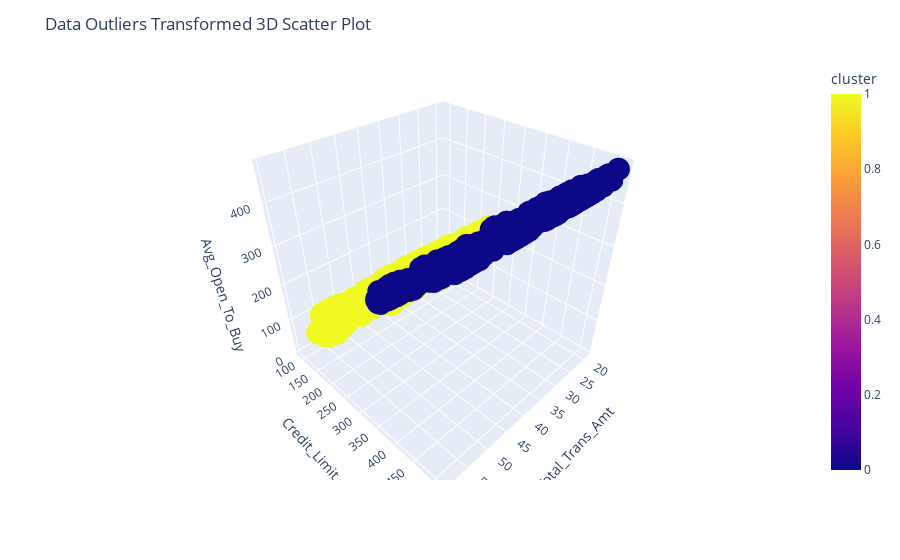

The notebook cell this image was saved under:
### Markdown cell above
Grafico 3d

### Code cell
import plotly.express as px

# Función para graficar
def plot_3d_scatter_transformed(df, title):
    if all(col in data_outliers_transformed for col in ['Total_Trans_Amt', 'Credit_Limit', 'Avg_Open_To_Buy', 'cluster']):
        fig = px.scatter_3d(df, 
                            x='Total_Trans_Amt', 
                            y='Credit_Limit', 
                            z='Avg_Open_To_Buy',
                            color='cluster')
        fig.update_layout(title=title)
        fig.show()
    else:
        print(f"Columnas faltantes en {title}")


plot_3d_scatter_transformed(data_outliers_transformed, "Data Outliers Transformed 3D Scatter Plot")

### Figure 1 — Plotly figure (JSON) as saved in the notebook; plotly's stock layout.template omitted (floating-point values rounded to 4 significant figures; data arrays with more than 128 entries replaced by an {"elided": "..."} marker saying what was removed)
{"data": [{"hovertemplate": "Total_Trans_Amt=%{x}<br>Credit_Limit=%{y}<br>Avg_Open_To_Buy=%{z}<br>cluster=%{marker.color}<extra></extra>", "legendgroup": "", "marker": {"color": {"elided": "2039 int values"}, "coloraxis": "coloraxis", "symbol": "circle"}, "mode": "markers", "name": "", "scene": "scene", "showlegend": false, "type": "scatter3d", "x": {"elided": "2039 float values"}, "y": {"elided": "2039 float values"}, "z": {"elided": "2039 float values"}}], "layout": {"coloraxis": {"colorbar": {"title": {"text": "cluster"}}, "colorscale": [[0, "#0d0887"], [0.1111, "#46039f"], [0.2222, "#7201a8"], [0.3333, "#9c179e"], [0.4444, "#bd3786"], [0.5556, "#d8576b"], [0.6667, "#ed7953"], [0.7778, "#fb9f3a"], [0.8889, "#fdca26"], [1, "#f0f921"]]}, "legend": {"tracegroupgap": 0}, "margin": {"t": 60}, "scene": {"domain": {"x": [0, 1], "y": [0, 1]}, "xaxis": {"title": {"text": "Total_Trans_Amt"}}, "yaxis": {"title": {"text": "Credit_Limit"}}, "zaxis": {"title": {"text": "Avg_Open_To_Buy"}}}, "title": {"text": "Data Outliers Transformed 3D Scatter Plot"}}}
